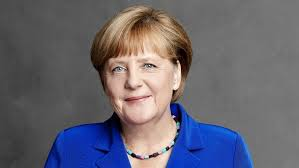
#> input picture test.jpeg, 299 x 168 px
$ python solution.py
#> lines starting #> are read from the running program, lines starting #| are printed output that depends on the picture
import numpy as np
import cv2 as cv

def close_window():
    cv.destroyAllWindows()
    cv.waitKey(1)


if __name__ == "__main__":
    print('Give the path of Image:')
    path_of_file = input()
#> the answer given: test.jpeg
    # Read an image file using OpenCV
    img_inp = cv.imread(path_of_file)
#> img_inp is the input picture: shape (168, 299, 3); mean B, G, R 112.2, 101.6, 103.5
    #If we want to read the image in gray scale mode use the following command
    #cv.imread(path_of_file, cv.IMREAD_GRAYSCALE)

    #Converting colored image to grey scale
    gray_img = cv.cvtColor(img_inp, cv.COLOR_BGR2GRAY)
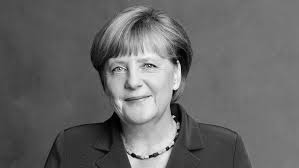
#> gray_img: shape (168, 299); min 1, max 248, mean 103.4
    while True:
        print("""
        Instruction:
        Show Main & Greyscale Image **ENTER 1**
        Dynamically Change Thresohlding **ENTER 2**
        Exit the Instruction Process **ENTER 0**
        """)
        close_window()
        close_window()
        inp_ins = int(input())
#> the answer given: 3
#> the answer given: 3
#> the answer given: 3
        try:
            if inp_ins == 1:
                #Displaying the Main and Grayscale Image
                cv.imshow('Main Image', img_inp)
                cv.imshow('Gray Scale Image', gray_img)
                cv.waitKey(0)
                close_window()
            elif inp_ins == 2:
                #Applying Binary Thresholding
                print('Please enter Binary Thresholding value')
                thres_value = int(input())
                ret, thres = cv.threshold(gray_img,thres_value,255,cv.THRESH_BINARY)
                cv.imshow('Binary Image',thres)
                cv.waitKey(0)
                close_window()
            elif inp_ins == 0:
                break
        except Exception as ex:
            print('Error Occurred')
            print(ex)
    print('Application is closing')
